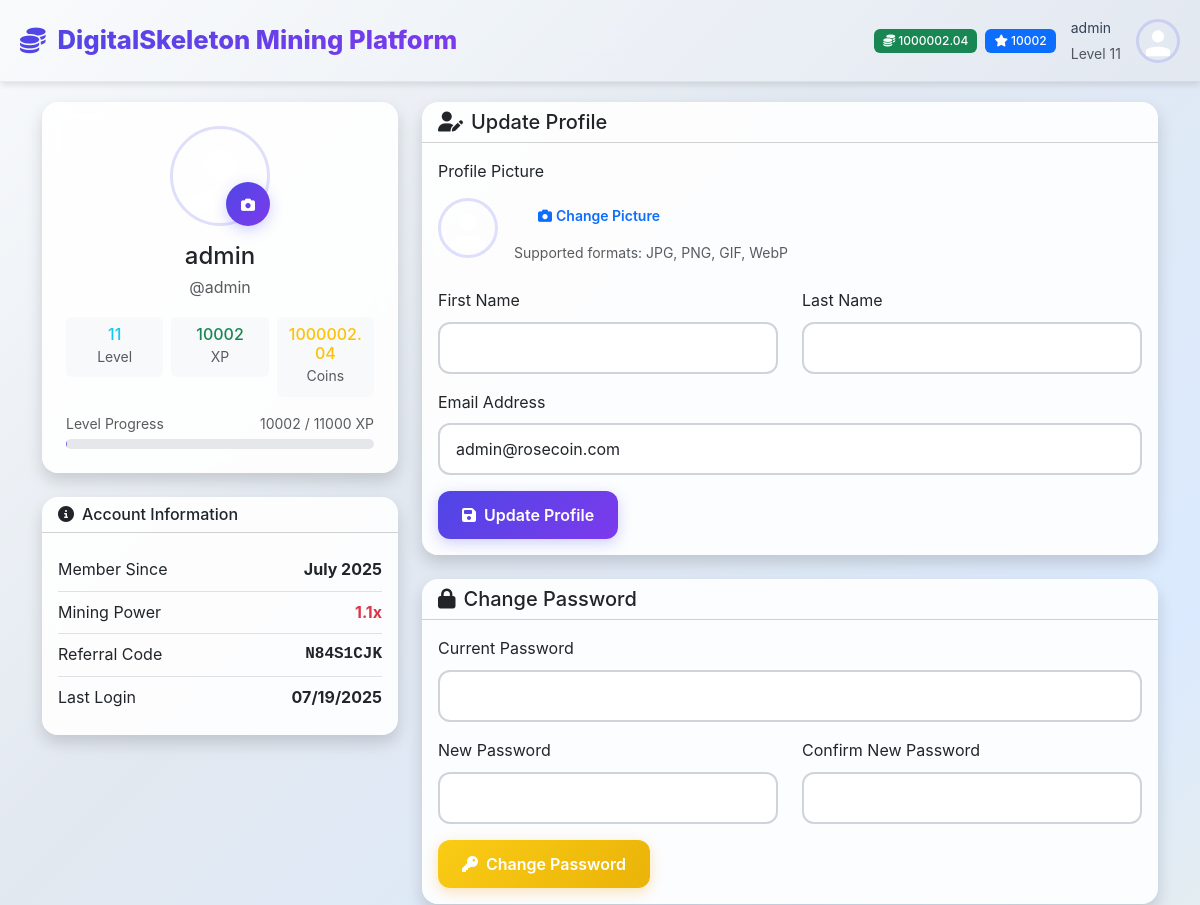
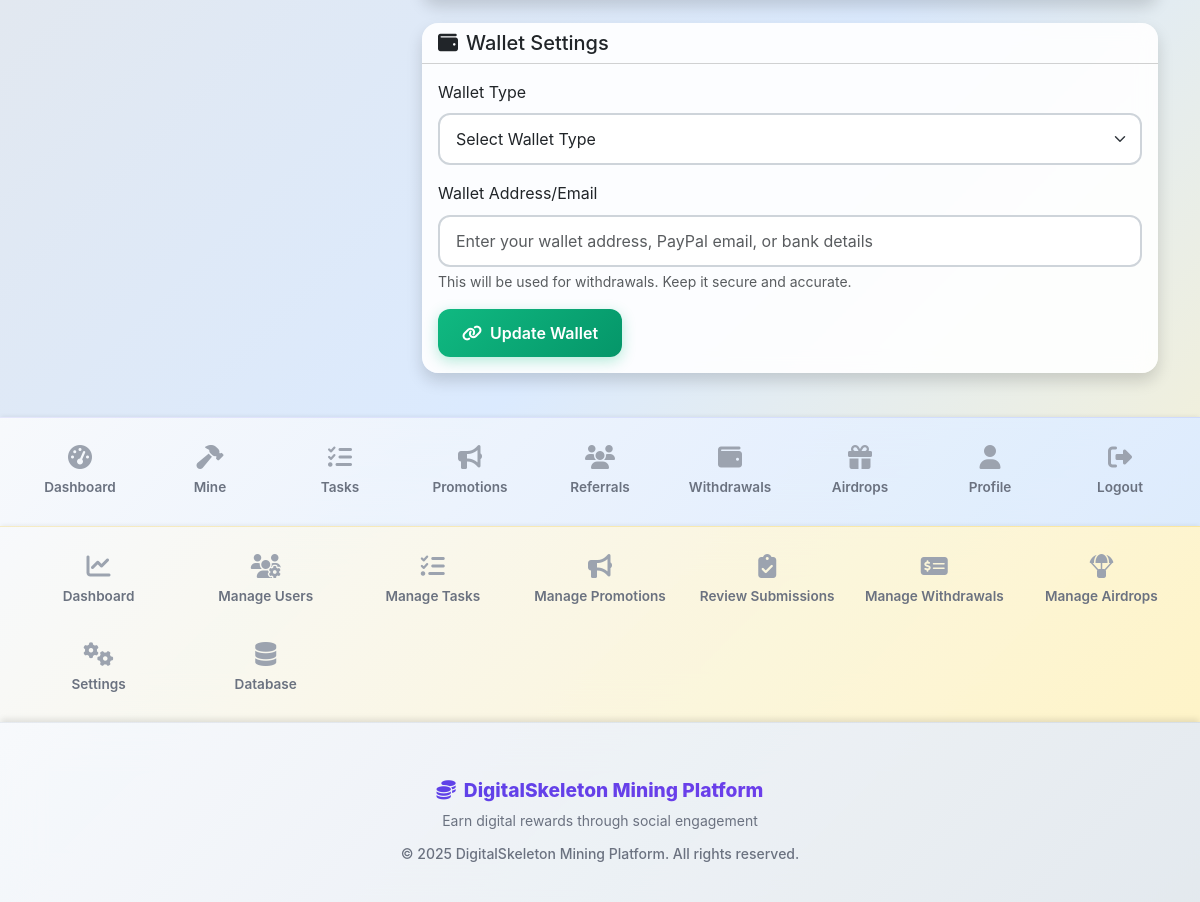
Page /profile (signed in) on the earlier database version (2 pictures, top to bottom).
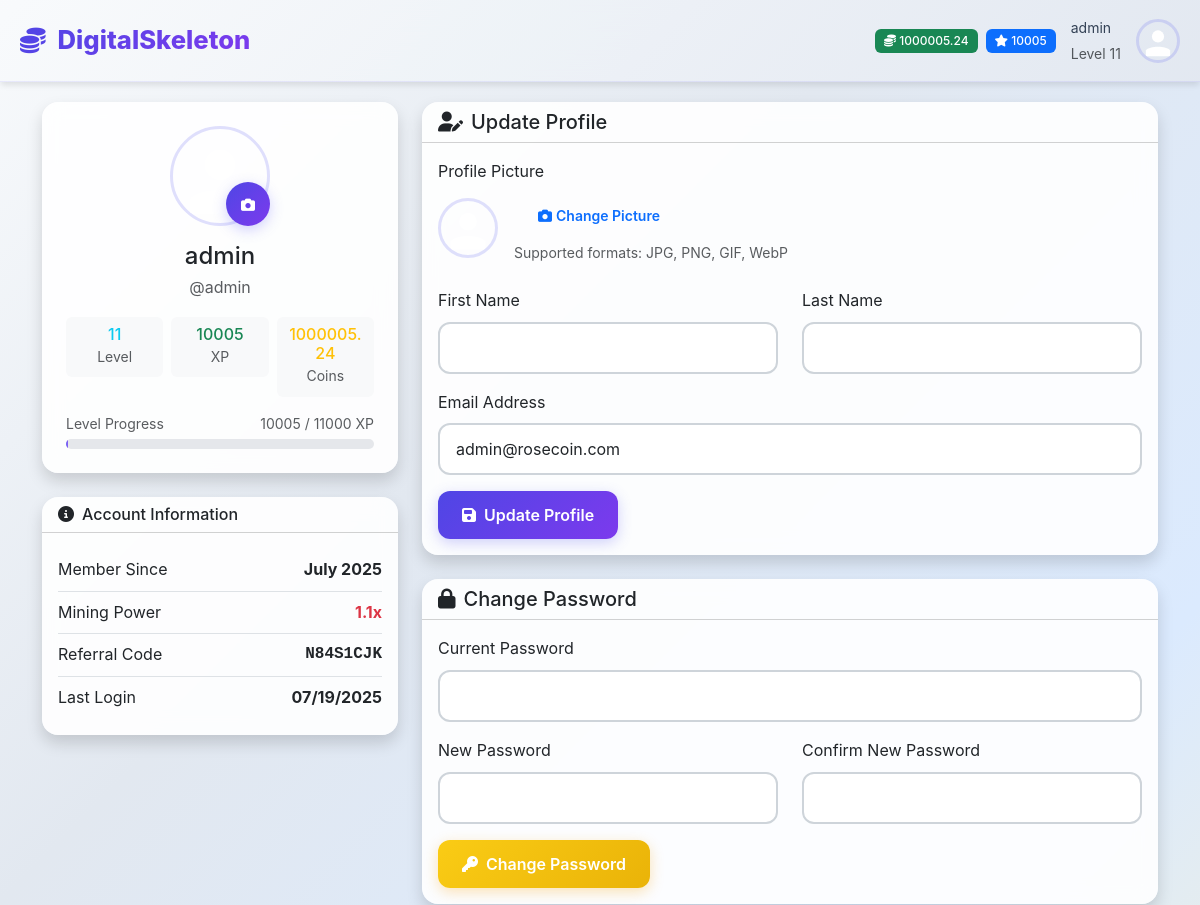
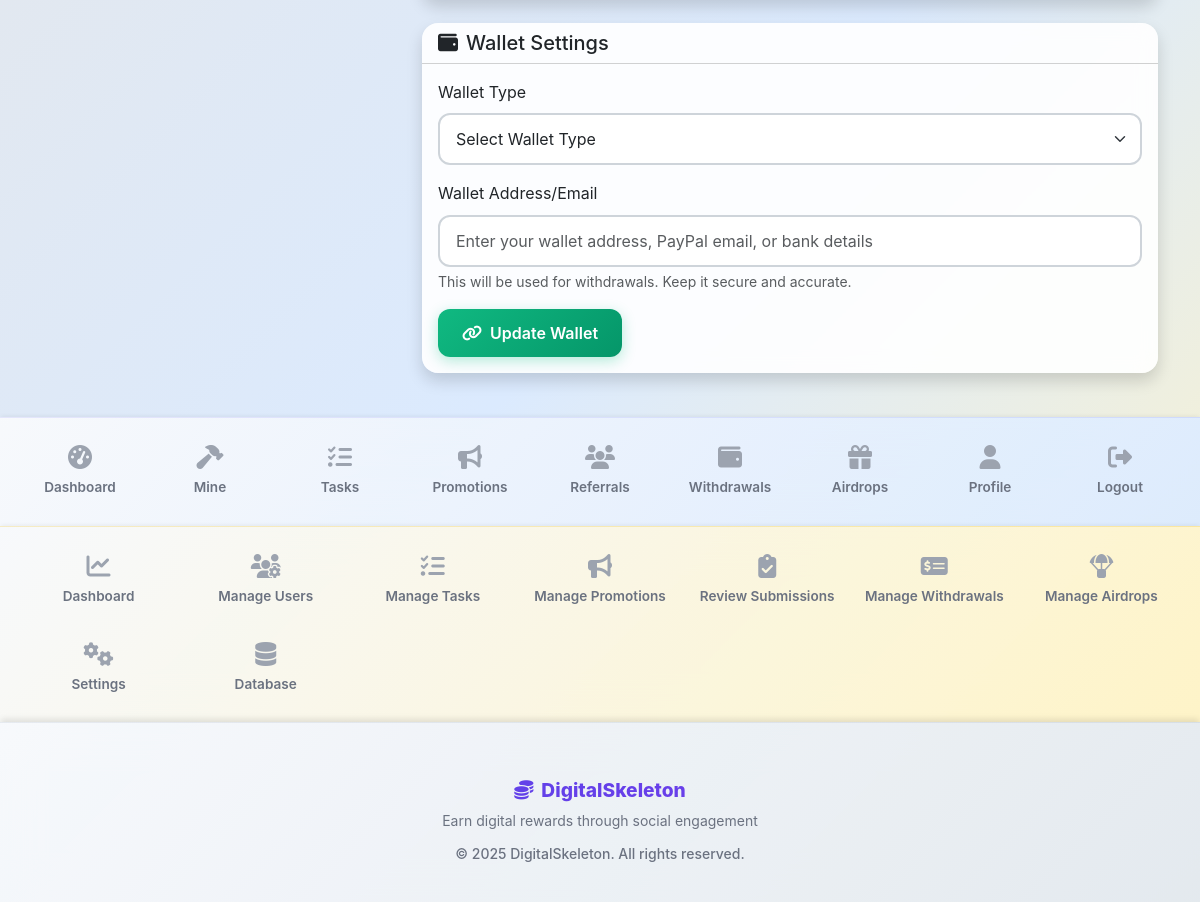
Same page on the later database version (2 pictures, top to bottom).
### models/settings.py (models this page shows, shortened)
class AppSettings(db.Model):
    id = db.Column(db.Integer, primary_key=True)
    app_name = db.Column(db.String(100), default='DigitalSkeletonCoin (DSC) Mining Platform')
    app_description = db.Column(db.Text, default='A gamified cryptocurrency mining platform')
    app_logo = db.Column(db.String(200))  # URL or path to logo
    primary_color = db.Column(db.String(7), default='#0d6efd')  # Bootstrap primary
    secondary_color = db.Column(db.String(7), default='#6c757d')  # Bootstrap secondary
    success_color = db.Column(db.String(7), default='#198754')  # Bootstrap success
    warning_color = db.Column(db.String(7), default='#ffc107')  # Bootstrap warning
    danger_color = db.Column(db.String(7), default='#dc3545')  # Bootstrap danger
    smtp_server = db.Column(db.String(100))
    smtp_port = db.Column(db.Integer, default=587)
    smtp_username = db.Column(db.String(100))
    smtp_password = db.Column(db.String(200))
    smtp_use_tls = db.Column(db.Boolean, default=True)
    smtp_from_email = db.Column(db.String(100))
    smtp_from_name = db.Column(db.String(100))
    contact_email = db.Column(db.String(100))
    support_email = db.Column(db.String(100))
    twitter_url = db.Column(db.String(200))
    telegram_url = db.Column(db.String(200))
    discord_url = db.Column(db.String(200))
    maintenance_mode = db.Column(db.Boolean, default=False)
    maintenance_message = db.Column(db.Text)
    max_upload_size = db.Column(db.Integer, default=5)  # MB
    session_timeout = db.Column(db.Integer, default=30)  # days
    updated_by = db.Column(db.Integer, db.ForeignKey('user.id'))
    updated_at = db.Column(db.DateTime, default=datetime.utcnow, onupdate=datetime.utcnow)
    @classmethod
    def get_settings(cls):
        settings = cls.query.first()
        if not settings:
            settings = cls()
            db.session.add(settings)
            db.session.commit()
        return settings

### models/user.py (models this page shows, shortened)
class User(UserMixin, db.Model):
    id = db.Column(db.Integer, primary_key=True)
    username = db.Column(db.String(64), unique=True, nullable=False)
    email = db.Column(db.String(120), unique=True, nullable=False)
    password_hash = db.Column(db.String(256))
    first_name = db.Column(db.String(64))
    last_name = db.Column(db.String(64))
    balance = db.Column(db.Float, default=0.0)
    xp = db.Column(db.Integer, default=0)
    level = db.Column(db.Integer, default=1)
    mining_power = db.Column(db.Float, default=1.0)
    is_active = db.Column(db.Boolean, default=True)
    is_admin = db.Column(db.Boolean, default=False)
    email_verified = db.Column(db.Boolean, default=True)  # Auto-verified, no verification needed
    created_at = db.Column(db.DateTime, default=datetime.utcnow)
    last_login = db.Column(db.DateTime)
    last_mining = db.Column(db.DateTime)
    daily_mission_date = db.Column(db.Date)
    daily_missions_completed = db.Column(db.Integer, default=0)
    referral_code = db.Column(db.String(16), unique=True)
    referred_by = db.Column(db.Integer, db.ForeignKey('user.id'))
    wallet_address = db.Column(db.String(200))
    wallet_type = db.Column(db.String(50))  # 'paypal', 'bank', 'crypto'
    profile_image = db.Column(db.String(255))  # path to profile image
    mining_sessions = db.relationship('MiningSession', backref='user', lazy='dynamic')
    task_completions = db.relationship('TaskCompletion', foreign_keys='TaskCompletion.user_id', backref='user', lazy='dynamic')
    task_reviews = db.relationship('TaskCompletion', foreign_keys='TaskCompletion.reviewed_by', backref='task_reviewer', lazy='dynamic')
    withdrawals = db.relationship('Withdrawal', foreign_keys='Withdrawal.user_id', backref='user', lazy='dynamic')
    withdrawal_reviews = db.relationship('Withdrawal', foreign_keys='Withdrawal.reviewed_by', backref='withdrawal_reviewer', lazy='dynamic')
    airdrop_participations = db.relationship('AirdropParticipation', backref='user', lazy='dynamic')
    def get_profile_image_url(self):
        if self.profile_image:
            if self.profile_image.startswith('default-avatar-'):
                return f"/static/images/{self.profile_image}"
            else:
                return f"/static/uploads/profiles/{self.profile_image}"
        return "/static/images/default-avatar.svg"
    @property
    def profile_image_url(self):
        return self.get_profile_image_url()
    @property
    def xp_for_next_level(self):
        return self.level * 1000
    @property
    def xp_progress(self):
        current_level_xp = (self.level - 1) * 1000
        next_level_xp = self.level * 1000
        progress_xp = self.xp - current_level_xp
        total_xp_needed = next_level_xp - current_level_xp
        return (progress_xp / total_xp_needed) * 100 if total_xp_needed > 0 else 0

### app.py (the view)
@app.route('/profile')
@login_required
def profile():
    return render_template('profile.html')

### app.py (called while the page is built)
@login_manager.user_loader
def load_user(user_id):
    from models.user import User
    return User.query.get(int(user_id))

@app.before_request
def check_maintenance_mode():
    from flask import current_app
    from models.settings import AppSettings
    if request.endpoint and request.endpoint.startswith('static'):
        return
    if request.endpoint in ['auth.login', 'auth.logout']:
        return
    if request.endpoint and request.endpoint.startswith('admin.') and current_user.is_authenticated and current_user.is_admin:
        return
    try:
        settings = AppSettings.get_settings()
        if settings.maintenance_mode:
            if current_user.is_authenticated and current_user.is_admin:
                return
            return render_template('maintenance.html', message=settings.maintenance_message or "Platform under maintenance."), 503
    except Exception as e:
        current_app.logger.error(f"Error checking maintenance mode: {str(e)}")
        return

@app.context_processor
def inject_app_settings():
    from models.settings import AppSettings
    return dict(app_settings=AppSettings.get_settings())

### templates/profile.html (shortened to what the changed rows need)
{% extends "base.html" %}
{% block content %}
<div class="container">
    <div class="row">
        <div class="col-lg-4 mb-4">
            <div class="card border-0 shadow">
                <div class="card-body text-center p-4">
                    <div class="position-relative d-inline-block mb-3">
                        <img src="{{ current_user.profile_image_url }}" alt="Profile Picture"
                             class="rounded-circle" style="width: 100px; height: 100px; object-fit: cover;">
                        <button type="button" class="btn btn-sm btn-primary position-absolute"
                                style="bottom: 0; right: 0; border-radius: 50%; width: 30px; height: 30px; padding: 0;"
                                onclick="document.getElementById('profile-image-input').click()">
                            <i class="fas fa-camera"></i>
                        </button>
                    </div>
                    <h4 class="mb-1">{{ current_user.first_name or current_user.username }}</h4>
                    <p class="text-muted mb-3">@{{ current_user.username }}</p>
                    <div class="row g-2 text-center">
                        <div class="col-4">
                            <div class="bg-light rounded p-2">
                                <h6 class="mb-0 text-info">{{ current_user.level }}</h6>
                                <small class="text-muted">Level</small>
                            </div>
                        </div>
                        <div class="col-4">
                            <div class="bg-light rounded p-2">
                                <h6 class="mb-0 text-success">{{ current_user.xp }}</h6>
                                <small class="text-muted">XP</small>
                            </div>
                        </div>
                        <div class="col-4">
                            <div class="bg-light rounded p-2">
                                <h6 class="mb-0 text-warning">{{ "%.2f"|format(current_user.balance) }}</h6>
                                <small class="text-muted">Coins</small>
                            </div>
                        </div>
                    </div>
                    <div class="mt-3">
                        <div class="d-flex justify-content-between align-items-center mb-1">
                            <small class="text-muted">Level Progress</small>
                            <small class="text-muted">{{ current_user.xp }} / {{ current_user.xp_for_next_level }} XP</small>
                        </div>
                        <div class="progress">
                        </div>
                    </div>
                </div>
            </div>
            <div class="card border-0 shadow mt-4">
                <div class="card-body">
                    <div class="d-flex justify-content-between align-items-center py-2 border-bottom">
                        <span>Member Since</span>
                        <span class="fw-bold">{{ current_user.created_at.strftime('%B %Y') }}</span>
                    </div>
                    <div class="d-flex justify-content-between align-items-center py-2 border-bottom">
                        <span>Mining Power</span>
                        <span class="fw-bold text-danger">{{ "%.1f"|format(current_user.mining_power) }}x</span>
                    </div>
                    <div class="d-flex justify-content-between align-items-center py-2 border-bottom">
                        <span>Referral Code</span>
                        <span class="fw-bold font-monospace">{{ current_user.referral_code }}</span>
                    </div>
                    <div class="d-flex justify-content-between align-items-center py-2">
                        <span>Last Login</span>
                        <span class="fw-bold">
                            {% if current_user.last_login %}
                            {{ current_user.last_login.strftime('%m/%d/%Y') }}
                            {% else %}
                            First time
                            {% endif %}
                        </span>
                    </div>
                </div>
            </div>
        </div>
        <div class="col-lg-8">
            <div class="card border-0 shadow mb-4">
                <div class="card-body">
                    <form method="POST" action="{{ url_for('auth.update_profile') }}" enctype="multipart/form-data">
                        <div class="mb-4">
                            <div class="d-flex align-items-center">
                                <img id="image-preview" src="{{ current_user.profile_image_url }}"
                                     alt="Profile Picture" class="rounded-circle me-3"
                                     style="width: 60px; height: 60px; object-fit: cover;">
                                <div>
                                    <button type="button" class="btn btn-outline-primary btn-sm"
                                            onclick="document.getElementById('profile-image-input').click()">
                                    </button>
                                    <small class="text-muted d-block mt-1">
                                    </small>
                                </div>
                            </div>
                        </div>
                        <div class="mb-3">
                            <label for="email" class="form-label">Email Address</label>
                            <input type="email" class="form-control" id="email" name="email"
                                   value="{{ current_user.email }}" required>
                        </div>
                    </form>
                </div>
            </div>
        </div>
    </div>
</div>
{% endblock %}

### templates/base.html (shortened to what the changed rows need)
<!DOCTYPE html>
<html lang="en" data-bs-theme="light">
<head>
    <link href="https://cdn.jsdelivr.net/npm/bootstrap@5.3.0/dist/css/bootstrap.min.css" rel="stylesheet">
    <link rel="stylesheet" href="https://cdnjs.cloudflare.com/ajax/libs/font-awesome/6.4.0/css/all.min.css">
    <link rel="stylesheet" href="{{ url_for('static', filename='css/style.css') }}">
</head>
<body>
    <header class="app-header">
        <a href="{{ url_for('index') }}" class="brand">
            <i class="fas fa-coins"></i>
            {{ app_settings.app_name }}
        </a>
        {% if current_user.is_authenticated %}
        <div class="user-info">
            <div class="d-flex align-items-center gap-2">
                <span class="badge bg-success">
                    <i class="fas fa-coins"></i> {{ "%.2f"|format(current_user.balance) }}
                </span>
                <span class="badge bg-primary">
                    <i class="fas fa-star"></i> {{ current_user.xp }}
                </span>
            </div>
            <div class="username d-none d-md-block">
                <small>{{ current_user.username }}</small><br>
                <small class="text-muted">Level {{ current_user.level }}</small>
            </div>
            <img src="{{ current_user.profile_image_url }}"
                 alt="Profile" class="user-avatar">
        </div>
        {% endif %}
    </header>
    <main class="main-content">
        <div class="container-fluid">
            {% block content %}{% endblock %}
        </div>
    </main>
    <footer class="app-footer">
        <div class="container text-center py-3">
            <h6 class="text-primary mb-2">
                <i class="fas fa-coins me-2"></i>{{ app_settings.app_name }}
            </h6>
            <p class="text-muted small mb-2">
                Earn digital rewards through social engagement
            </p>
            <small class="text-muted">
                &copy; 2025 {{ app_settings.app_name }}. All rights reserved.
            </small>
        </div>
    </footer>
</body>
</html>

Differences in the rows shown:
changed AppSettings: app_name "DigitalSkeleton Mining Platform" → "DigitalSkeleton"
changed User "admin": balance "1000002.04" → "1000005.24"; xp "10002" → "10005"
